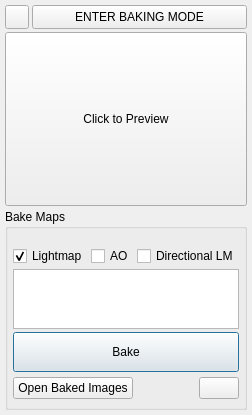
<?xml version="1.0" encoding="UTF-8"?>
<ui version="4.0">
 <class>dialog</class>
 <widget class="QDialog" name="dialog">
  <property name="geometry">
   <rect>
    <x>0</x>
    <y>0</y>
    <width>243</width>
    <height>415</height>
   </rect>
  </property>
  <property name="maximumSize">
   <size>
    <width>243</width>
    <height>415</height>
   </size>
  </property>
  <property name="windowTitle">
   <string>LightmapBaker</string>
  </property>
  <property name="styleSheet">
   <string notr="true"/>
  </property>
  <layout class="QGridLayout" name="gridLayout_3">
   <property name="margin">
    <number>5</number>
   </property>
   <property name="spacing">
    <number>3</number>
   </property>
   <item row="1" column="0">
    <widget class="QGroupBox" name="ui_groupBakeMaps">
     <property name="styleSheet">
      <string notr="true"/>
     </property>
     <property name="title">
      <string>Bake Maps</string>
     </property>
     <layout class="QGridLayout" name="gridLayout">
      <property name="margin">
       <number>5</number>
      </property>
      <property name="spacing">
       <number>3</number>
      </property>
      <item row="0" column="0">
       <layout class="QVBoxLayout" name="verticalLayout">
        <property name="topMargin">
         <number>10</number>
        </property>
        <item>
         <layout class="QHBoxLayout" name="horizontalLayout_2">
          <item>
           <widget class="QCheckBox" name="ui_chb_bakeLightMap">
            <property name="text">
             <string>Lightmap</string>
            </property>
            <property name="checked">
             <bool>true</bool>
            </property>
           </widget>
          </item>
          <item>
           <widget class="QCheckBox" name="ui_chb_bakeAO">
            <property name="text">
             <string>AO</string>
            </property>
           </widget>
          </item>
          <item>
           <widget class="QCheckBox" name="ui_chb_bakeDirectionalLM">
            <property name="text">
             <string>Directional LM</string>
            </property>
           </widget>
          </item>
         </layout>
        </item>
        <item>
         <widget class="QListWidget" name="ui_lst_lmLayers">
          <property name="maximumSize">
           <size>
            <width>16777215</width>
            <height>60</height>
           </size>
          </property>
          <property name="styleSheet">
           <string notr="true"/>
          </property>
         </widget>
        </item>
        <item>
         <widget class="QPushButton" name="ui_btn_BakeLightmap">
          <property name="minimumSize">
           <size>
            <width>0</width>
            <height>40</height>
           </size>
          </property>
          <property name="toolTip">
           <string>&lt;html&gt;&lt;head/&gt;&lt;body&gt;&lt;p&gt;Bakes the currently selected lightmap types&lt;/span&gt;&lt;/p&gt;&lt;/body&gt;&lt;/html&gt;</string>
          </property>
          <property name="styleSheet">
           <string notr="true"/>
          </property>
          <property name="text">
           <string>Bake</string>
          </property>
         </widget>
        </item>
       </layout>
      </item>
      <item row="1" column="0">
       <layout class="QHBoxLayout" name="horizontalLayout_3">
        <item>
         <widget class="QPushButton" name="ui_btn_openBakedImages">
          <property name="minimumSize">
           <size>
            <width>120</width>
            <height>0</height>
           </size>
          </property>
          <property name="text">
           <string>Open Baked Images</string>
          </property>
         </widget>
        </item>
        <item>
         <spacer name="horizontalSpacer">
          <property name="orientation">
           <enum>Qt::Horizontal</enum>
          </property>
          <property name="sizeHint" stdset="0">
           <size>
            <width>40</width>
            <height>20</height>
           </size>
          </property>
         </spacer>
        </item>
        <item>
         <widget class="QPushButton" name="ui_btn_openBakeDirectory">
          <property name="text">
           <string/>
          </property>
          <property name="icon">
           <iconset>
            <normaloff>../img/folder.png</normaloff>../img/folder.png</iconset>
          </property>
         </widget>
        </item>
       </layout>
      </item>
     </layout>
    </widget>
   </item>
   <item row="0" column="0">
    <layout class="QGridLayout" name="gridLayout_2">
     <item row="0" column="0">
      <widget class="QPushButton" name="btn_settings">
       <property name="sizePolicy">
        <sizepolicy hsizetype="MinimumExpanding" vsizetype="MinimumExpanding">
         <horstretch>0</horstretch>
         <verstretch>0</verstretch>
        </sizepolicy>
       </property>
       <property name="maximumSize">
        <size>
         <width>24</width>
         <height>24</height>
        </size>
       </property>
       <property name="toolTip">
        <string>&lt;html&gt;&lt;head/&gt;&lt;body&gt;&lt;p&gt;Setting for the the tool&lt;/p&gt;&lt;/body&gt;&lt;/html&gt;</string>
       </property>
       <property name="text">
        <string/>
       </property>
       <property name="icon">
        <iconset>
         <normaloff>../img/cog.png</normaloff>../img/cog.png</iconset>
       </property>
       <property name="iconSize">
        <size>
         <width>20</width>
         <height>20</height>
        </size>
       </property>
      </widget>
     </item>
     <item row="0" column="1">
      <widget class="QPushButton" name="ui_btn_bakeMode">
       <property name="sizePolicy">
        <sizepolicy hsizetype="Expanding" vsizetype="Fixed">
         <horstretch>0</horstretch>
         <verstretch>0</verstretch>
        </sizepolicy>
       </property>
       <property name="minimumSize">
        <size>
         <width>0</width>
         <height>22</height>
        </size>
       </property>
       <property name="maximumSize">
        <size>
         <width>16777215</width>
         <height>24</height>
        </size>
       </property>
       <property name="toolTip">
        <string>&lt;html&gt;&lt;head/&gt;&lt;body&gt;&lt;p&gt;Prepares the scene for baking.&lt;/p&gt;&lt;/body&gt;&lt;/html&gt;</string>
       </property>
       <property name="text">
        <string>ENTER BAKING MODE</string>
       </property>
       <property name="checkable">
        <bool>true</bool>
       </property>
      </widget>
     </item>
     <item row="1" column="0" colspan="2">
      <widget class="QPushButton" name="ui_btn_RenderPreview">
       <property name="sizePolicy">
        <sizepolicy hsizetype="Minimum" vsizetype="Expanding">
         <horstretch>0</horstretch>
         <verstretch>0</verstretch>
        </sizepolicy>
       </property>
       <property name="toolTip">
        <string>&lt;html&gt;&lt;head/&gt;&lt;body&gt;&lt;p&gt;Render a preview of the current scene. Press ESC key to stop the render.&lt;/p&gt;&lt;/body&gt;&lt;/html&gt;</string>
       </property>
       <property name="text">
        <string>Click to Preview</string>
       </property>
      </widget>
     </item>
    </layout>
   </item>
  </layout>
 </widget>
 <resources/>
 <connections/>
</ui>
